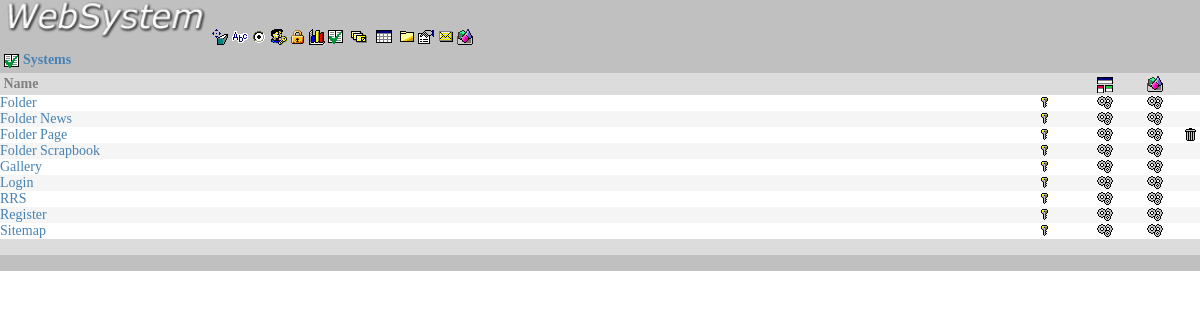
The page /admin/sistemas.php (signed in) on the database its author committed.
### tables this page shows
CREATE TABLE `sistemas` (
  `id` int(11) NOT NULL AUTO_INCREMENT,
  `nome` varchar(30) NOT NULL DEFAULT '0',
  `nivel` varchar(255) NOT NULL DEFAULT '1,',
  `fonte` longtext,
  `anexo` longtext,
  PRIMARY KEY (`id`),
  UNIQUE KEY `id` (`id`)
);

### www/admin/sistemas.php (the view, shortened to what this page needs)
<?PHP
include "dados.php";
if ($l>0&&$per[22]==1){
	function ls($qr){
		$r0='';
		$r1='';
		$r2='';
		foreach($GLOBALS['mysql']->query($qr) as $s){
			$r0.="$s[0],";
			$r1.="$s[1],";
			$r2.="<OPTION value=$s[0]>$s[1]";
		}
		return substr($r0,0,-1)."|".substr($r1,0,-1)."|".$r2;
	}
		$nl=explode('|',ls("SELECT id,nome FROM nivel ORDER BY nome"));
		$w=empty($w)?'':"AND nome LIKE '%$w%'";
		$s=$n==1?'':"AND CONCAT(',',nivel) LIKE '%,$n,%'";
		extract($mysql->query("SELECT COUNT(id) total FROM sistemas WHERE 1=1 $w $s")->fetch(PDO::FETCH_ASSOC));
		foreach($mysql->query("SELECT id,nome,nivel FROM sistemas WHERE 1=1 $w $s ORDER BY nome LIMIT $i,$e",PDO::FETCH_NUM) as $a){
			$usado='';
			@extract($mysql->query("SELECT id usado FROM arquivos WHERE tipo=0 AND fonte='$a[0]'")->fetch(PDO::FETCH_ASSOC));
			$m.="<TR align=center id=flip name=flip class=".($k=$k=='cor1'?'cor2':'cor1').">
	<TD align=left><span id=nome$a[0]><A href=\"javascript:c($a[0],'nome','$a[1]',20,30,1)\">$a[1]</a></span></TD>
	".($per[29]==1?"<TD><IMG title='Edit levels of users' src=i/niv.gif border=0 style=cursor:hand onclick=\"niv('$a[2]',$a[0],event)\"></TD>":"")."
	<TD><A href=editor.php?i=$i&id=$a[0]&campo=fonte&tepo=2><IMG src=i/edit.gif title='Edit source code of the system' border=0></A></TD>
	<TD><A href=editor.php?i=$i&id=$a[0]&campo=anexo&tepo=2><IMG src=i/edit.gif title='Edit system administration' border=0></A></TD>
	".($per[30]==1?"<TD width=20>".(empty($usado)?"<A href=\"javascript:posta($a[0],$a[0],'apaga')\" ><IMG src=i/del.gif border=0></A>":'<BR>')."</TD>":'')."</TR>";
		}
	echo "$inicio_pagina
		<SCRIPT>
			n1='$nl[1]'.split(',')
			n0='$nl[0]'.split(',')
		</SCRIPT>
		<TABLE border=0 cellspacing=0 cellpadding=0 width=100%>
			<TR class=cor4>
				<TD colspan=6 height=25><A href=# onclick=\"ver('nite',event)\">&nbsp;<IMG src=i/alt.gif border=0 align=absmiddle title='Click here to create a new system'>&nbsp;</A><A href=\"javascript:w_usuario(0,0)\"><B>Systems</B></A>&nbsp;<SPAN id=wdor></SPAN></TD>
			</TR><TR>
				<TD><TABLE border=0 cellpadding=0 cellspacing=0 width=100%>
					<TR class=cor3 align=center>
						<TD align=left>&nbsp;<B>Name</b></TD>
						".($per[29]==1?"<TD><BR></TD>":"")."
						<TD width=50><IMG src=i/perso.gif title='Edit client source'></TD>
						<TD width=50><IMG src=i/prod.gif title='Edit administrator source'></TD>
						".($per[30]==1?"<TD><BR></TD>":"")."
					</TR>$m<TR>
						<TD align=center class='cor3 controle' colspan=5>".($total>$e?($i==0?'x':"<a href=?i=".($i-$e)."&id=$id class=controle>Back</a>")."|".(($i+$e)>=$total?'x':"<a href=?i=".($i+$e)."&id=$id class=controle>Next</a>"):'<BR>')."</TD>
					</TR>
				</TABLE></TD>
			</TR><TR class=cor4>
				<TD align=center><BR></TD>
			</TR>
		</TABLE>
		<TABLE cellspacing=0 border=0 class='camada cor3' id=nite>
			<TR name=barra id=barra>
				<TD><B>New System</b></TD>
				<TD align=right><img src=i/clo.gif id=fecha name=fecha></TD>
			</TR><TR>
				<TD colspan=2><B>Name: </b><input type=text id=cnome class=text size=17><img align=absmiddle src=i/save.gif onclick=posta(0,$('cnome').value,'novo')></TD>
			</TR>
		</TABLE>
		<TABLE border=0 cellpadding=0 cellspacing=0 id=barra1 class='camada cor3'>
			<TR name=barra id=barra width=300>
				<TD colspan=2><B>Level</b></TD>
				<TD align=right><IMG src=i/clo.gif name=fecha></TD>
			</TR><TR class=cor3 align=center>
				<TD><B>Denied</b></TD>
				<TD><BB></TD>
				<TD><B>Allowed</b></TD>
			</TR><TR class=cor3>
				<TD><SELECT name=permite id=per style=width:140 size=15></SELECT></TD>
				<TD valign=top><IMG src=i/go.gif onclick=mn($('per').selectedIndex,0)><BR><IMG src=i/back.gif onclick=mn($('neg').selectedIndex,1)><BR><IMG src=i/save.gif onclick=\"pe='';for (ii=0;ii<$('neg').length;ii++)pe=pe+''+$('neg')[ii].value+',';posta(seguranca,pe,'grupo')\"></TD>
				<TD><SELECT name=nega id=neg style=width:140 size=15></SELECT></TD>
			</TR>
		</TABLE>
		$final_pagina";
}else{
	header("Location : index.php");
}
?>

### www/_gravar/css.css (style rules this page uses)
BODY { font:14px Verdana;color:gray }
TD { font:14px Verdana;color:gray }
A { text-decoration:none;color:steelblue }
.controle { font-weight:bold;color:navy }
.cor1 { background:white }
.cor2 { background:whitesmoke }
.cor3 { background:gainsboro }
.cor4 { background:silver }

### rows shown on the page
sistemas: nome "Folder"
sistemas: nome "Folder News"
sistemas: nome "Folder Page"
sistemas: nome "Folder Scrapbook"
sistemas: nome "Gallery"
sistemas: nome "Login"
sistemas: nome "RRS"
sistemas: nome "Register"
sistemas: nome "Sitemap"
